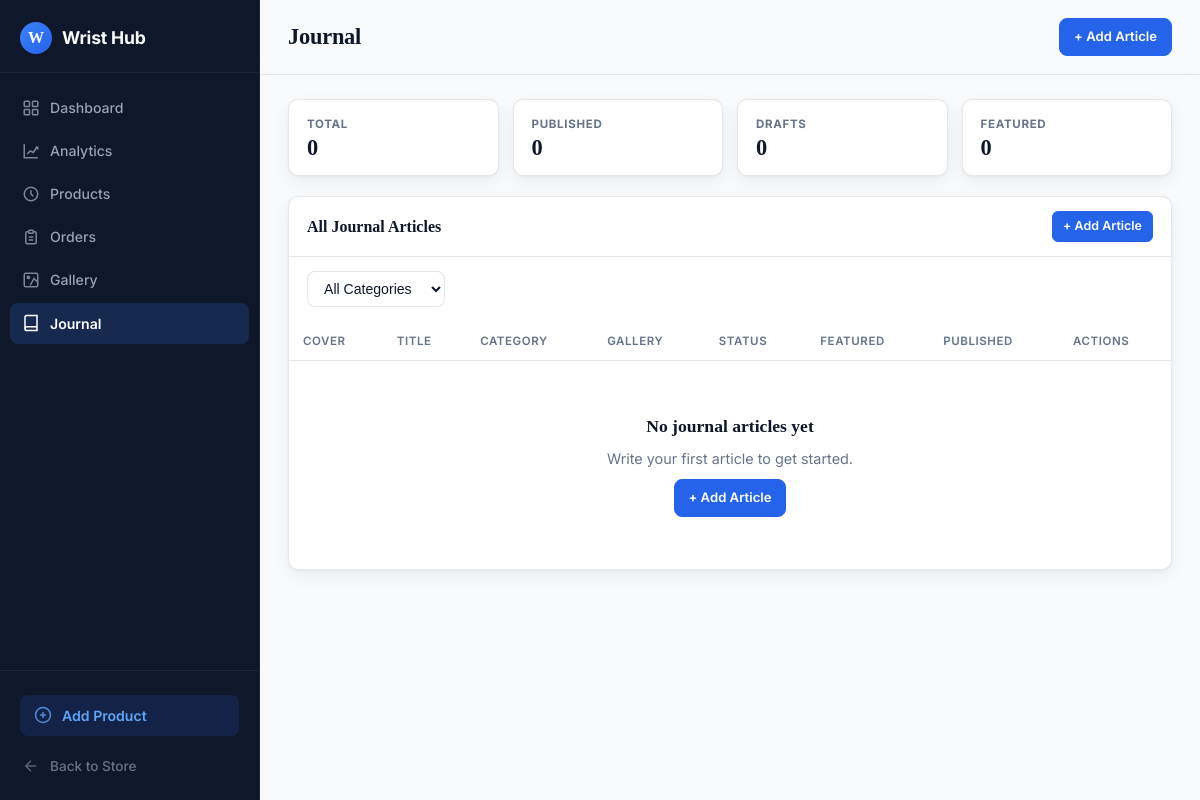
The app's page /panel/journals/, older data.
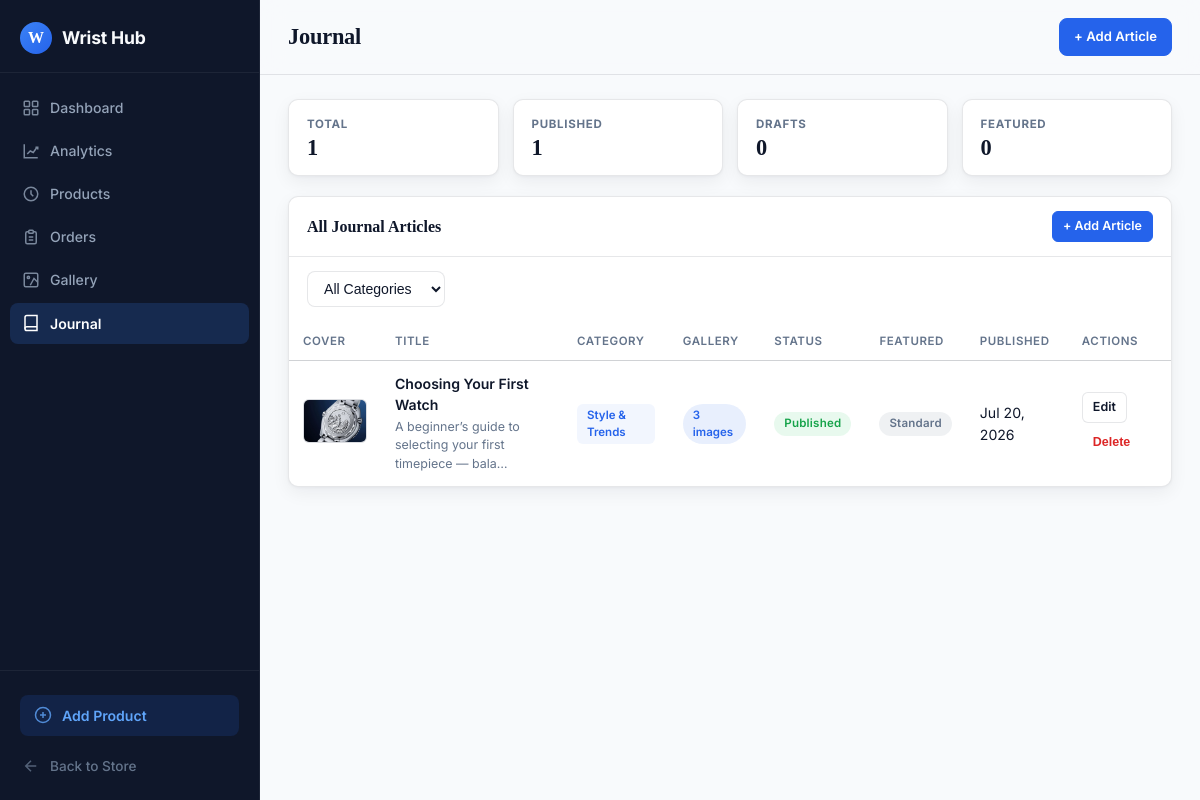
The same page, newer data.
### wshop/models.py (models this page shows, shortened)
class Journal(models.Model):
    CATEGORY_CHOICES = [
        ("watch-guides", "Watch Guides"),
        ("style", "Style & Trends"),
        ("history", "Watch History"),
        ("reviews", "Reviews"),
        ("industry", "Industry News"),
        ("lifestyle", "Lifestyle"),
    ]
    title = models.CharField(max_length=200)
    slug = models.SlugField(max_length=220, unique=True)
    excerpt = models.TextField(max_length=300, help_text="Short summary for cards and SEO.")
    content = models.TextField(help_text="Full article body (HTML supported).")
    image = models.ImageField(upload_to="journals/", blank=True)
    category = models.CharField(max_length=30, choices=CATEGORY_CHOICES, default="style")
    author = models.CharField(max_length=100, default="Wrist Hub Editorial")
    published_at = models.DateTimeField(auto_now_add=True)
    is_published = models.BooleanField(default=True)
    is_featured = models.BooleanField(default=False)
    updated_at = models.DateTimeField(auto_now=True)
    class Meta:
        ordering = ["-published_at"]
        verbose_name = "Journal Article"
        verbose_name_plural = "Journal Articles"

### wshop/views_admin.py (the view)
# urls.py: path("panel/journals/", views_admin.admin_journals, name="panel-journals"),
def admin_journals(request):
    category_filter = request.GET.get("category", "").strip()
    journals = Journal.objects.all().order_by("-published_at")
    if category_filter:
        journals = journals.filter(category=category_filter)
    total_journals = Journal.objects.count()
    published_count = Journal.objects.filter(is_published=True).count()
    draft_count = Journal.objects.filter(is_published=False).count()
    featured_count = Journal.objects.filter(is_featured=True).count()
    context = {
        "journals": journals,
        "categories": Journal.CATEGORY_CHOICES,
        "category_filter": category_filter,
        "total_journals": total_journals,
        "published_count": published_count,
        "draft_count": draft_count,
        "featured_count": featured_count,
        "dashboard_title": "Journal",
        "journal_active": True,
    }
    return render(request, "panel/journal.html", context)

### wshop/analytics.py (called while the page is built)
def should_track_request(request):
    if request.path.startswith(("/admin/", "/panel/", "/static/", "/media/")):
        return False
    if request.path in {"/cart/count/"}:
        return False
    if request.method not in {"GET", "POST"}:
        return False
    return True

### wshop/templates/panel/journal.html (shortened to what the changed rows need)
{% extends "panel/base.html" %}
{% block content %}
<div class="stats-row">
    <div class="stat-card">
        <span class="stat-label">Total</span>
        <span class="stat-value">{{ total_journals }}</span>
    </div>
    <div class="stat-card">
        <span class="stat-label">Published</span>
        <span class="stat-value">{{ published_count }}</span>
    </div>
</div>
<div class="card">
    <div class="card-body">
        <div class="table-wrap">
            <table>
                <thead>
                    <tr>
                        <th>Cover</th>
                        <th>Title</th>
                        <th>Category</th>
                        <th>Gallery</th>
                        <th>Status</th>
                        <th>Featured</th>
                        <th>Published</th>
                        <th>Actions</th>
                    </tr>
                </thead>
                <tbody>
                    {% for journal in journals %}
                    <tr>
                        <td>
                            {% if journal.image %}
                                <img class="journal-thumb" src="{{ journal.image.url }}" alt="{{ journal.title }}">
                            {% elif journal.images.exists %}
                                <img class="journal-thumb" src="{{ journal.images.first.image.url }}" alt="{{ journal.title }}">
                            {% else %}
                                <div class="journal-thumb-placeholder">---</div>
                            {% endif %}
                        </td>
                        <td>
                            <a href="{% url 'panel-journal-edit' slug=journal.slug %}" class="product-name">{{ journal.title }}</a>
                            {% if journal.excerpt %}
                                <div class="product-meta">{{ journal.excerpt|truncatechars:60 }}</div>
                            {% endif %}
                        </td>
                        <td>
                            <span class="category-tag">{{ journal.get_category_display }}</span>
                        </td>
                        <td>
                            {% with count=journal.images.count %}
                                {% if count > 0 %}
                                    <span class="gallery-count-badge">{{ count }} image{{ count|pluralize }}</span>
                                {% else %}
                                    <span style="color:var(--muted); font-size:0.8rem;">Single</span>
                                {% endif %}
                            {% endwith %}
                        </td>
                        <td>
                            {% if journal.is_published %}
                                <span class="badge badge-success">Published</span>
                            {% else %}
                                <span class="badge badge-default">Draft</span>
                            {% endif %}
                        </td>
                        <td>
                            {% if journal.is_featured %}
                                <span class="badge badge-warning">Featured</span>
                            {% else %}
                                <span class="badge badge-default">Standard</span>
                            {% endif %}
                        </td>
                        <td>{{ journal.published_at|date:"M d, Y" }}</td>
                        <td>
                            <div class="actions-cell">
                                <a href="{% url 'panel-journal-edit' slug=journal.slug %}" class="btn btn-secondary btn-sm">Edit</a>
                                <form method="post" action="{% url 'panel-journal-delete' slug=journal.slug %}" style="display:inline;" onsubmit="return confirm('Delete this article?');">
                                    <button type="submit" class="btn btn-ghost btn-sm" style="color:#dc2626;">Delete</button>
                                </form>
                            </div>
                        </td>
                    </tr>
                    {% empty %}
                    <tr>
                        <td colspan="8">
                            <div class="empty-state">
                                <h3>No journal articles yet</h3>
                                <p>Write your first article to get started.</p>
                                <a href="{% url 'panel-journal-add' %}" class="btn btn-primary" style="margin-top:10px;">+ Add Article</a>
                            </div>
                        </td>
                    </tr>
                    {% endfor %}
                </tbody>
            </table>
        </div>
    </div>
</div>
{% endblock %}

Row changes from the older to the newer data that the page shows:
added Journal: image (picture), title "Choosing Your First Watch", excerpt "A beginner’s guide to selecting your first timepiece — bala…", category "Style & Trends", images.count "3", is_published "Published", is_featured "Standard", published_at "Jul 20, 2026"
Text that changed along with them:
{{ total_journals }}: "0" → "1"
{{ published_count }}: "0" → "1"
text no longer shown: "No journal articles yet Write your first article to get started. + Add Article"
